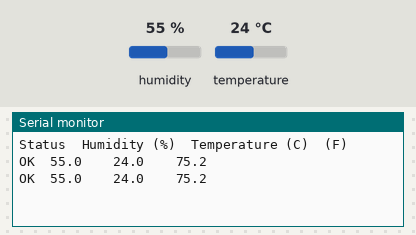
The sketch below on a simulated Arduino Uno, built with avr-gcc and run on an emulated ATmega328P. On the bench: the last lines printed to the serial monitor. The inputs (shaded band) are chosen by the test bench; at power-on: humidity 55 %, temperature 24 °C.

Above: at 4.8 s.
4.9 s: humidity set to 22 %
At 6.9 s:
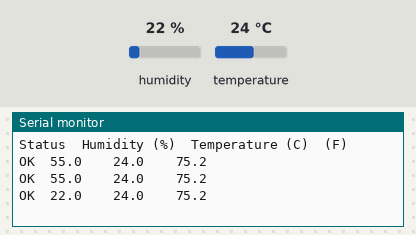
7.9 s: temperature set to 12 °C
At 8.6 s:
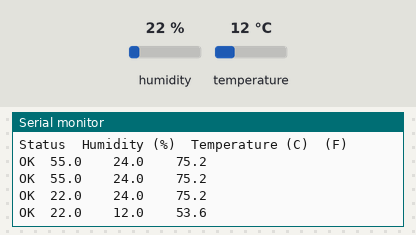
10.9 s: humidity set to 40 %
At 13.4 s:
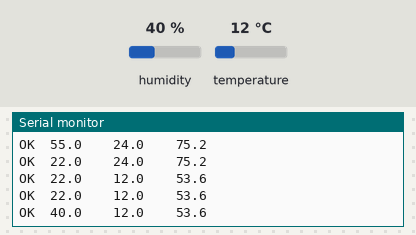
Timing chart, 0 to 14.9 s (numbered marks = the images above; inputs shaded):
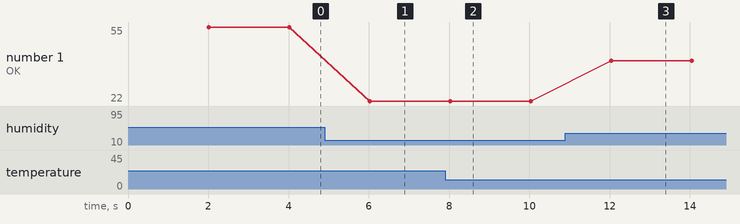

Measured:
- after the input at 4.9 s, the serial monitor: prints a new line after 1.1 s (image 1)
- after the input at 7.9 s, the serial monitor: prints a new line after 0.12 s (image 2)
- after the input at 10.9 s, the serial monitor: prints a new line after 1.1 s (image 3)
- plotted number 1: 55 → 22 after the input at 4.9 s, 22 → 40 after the input at 10.9 s

The sketch:

dht_programming.ino
```cpp
//#include <DHT.h>
#include <LiquidCrystal_PCF8574.h>

#include <DHT.h>

//#include "DHT.h"

DHT dht;

void setup()
{
  Serial.begin(9600);
  Serial.println();
  Serial.println("Status\tHumidity (%)\tTemperature (C)\t(F)");

  dht.setup(2); // data pin 2
}

void loop()
{
  delay(dht.getMinimumSamplingPeriod());

  float humidity = dht.getHumidity();
  float temperature = dht.getTemperature();

  Serial.print(dht.getStatusString());
  Serial.print("\t");
  Serial.print(humidity, 1);
  Serial.print("\t\t");
  Serial.print(temperature, 1);
  Serial.print("\t\t");
  Serial.println(dht.toFahrenheit(temperature), 1);
}
```
